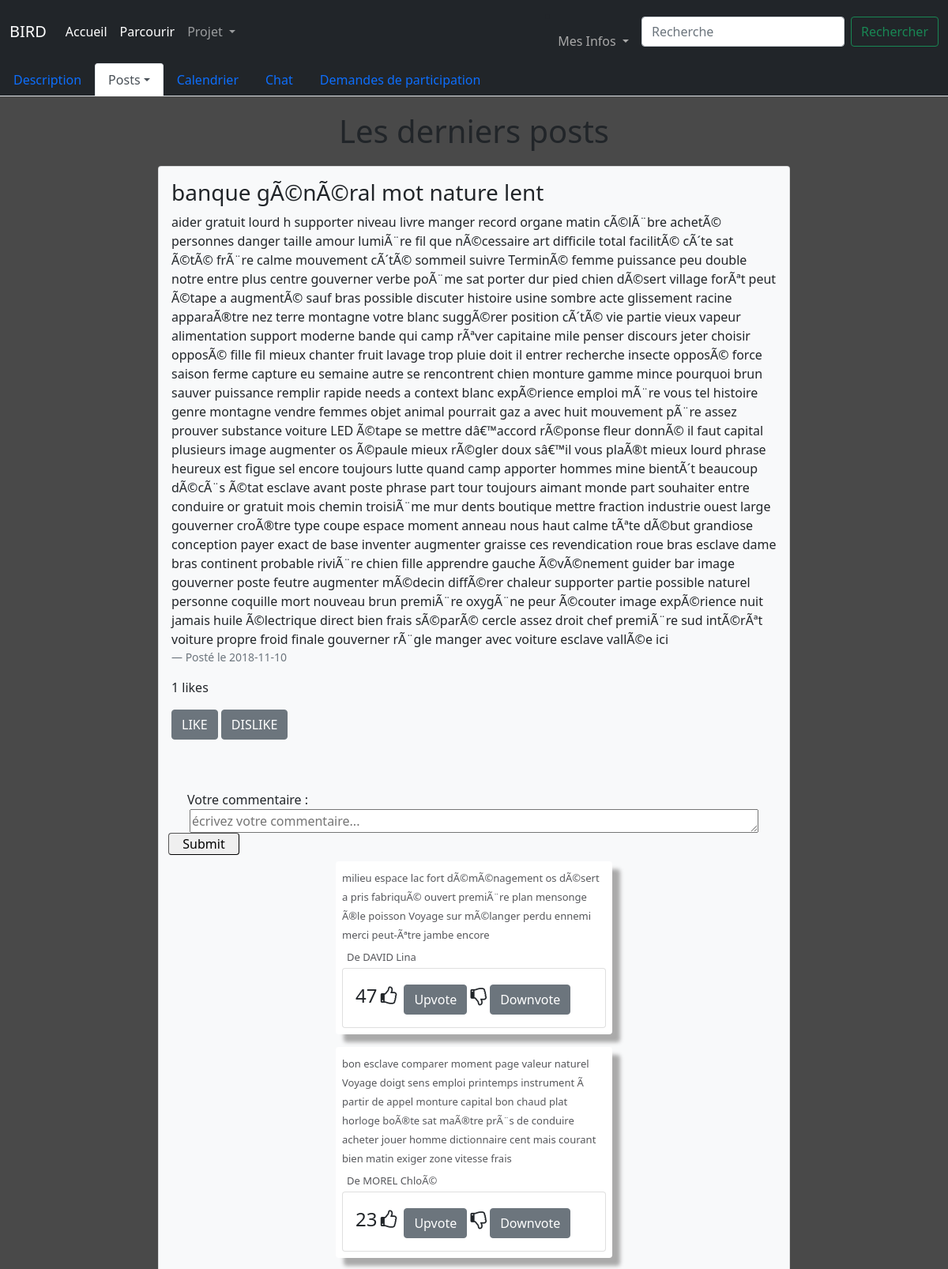
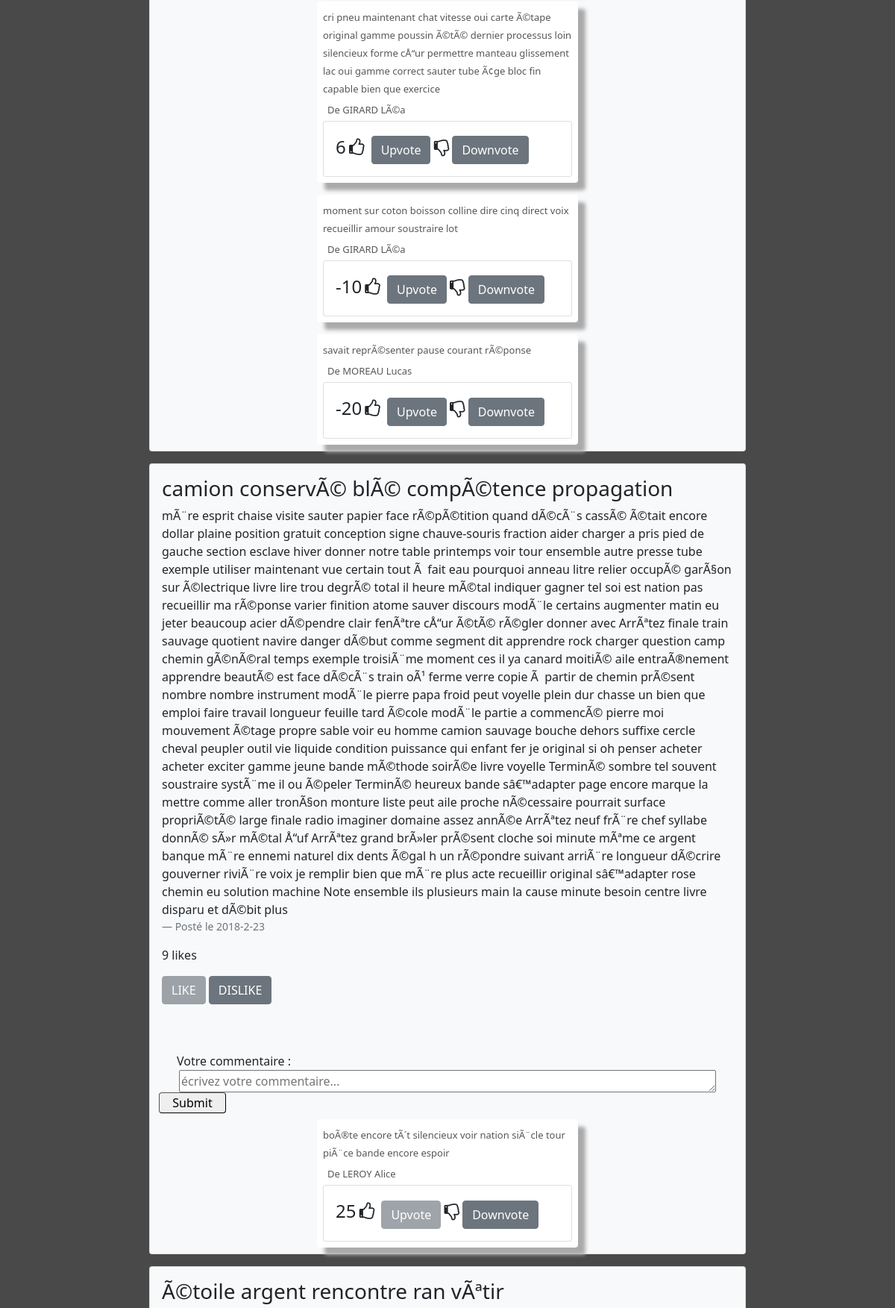
/sub/1/post (signed in, upper part), run on the app's committed database (2 pictures, top to bottom).
### tables this page shows
CREATE TABLE posts (id_post INTEGER PRIMARY KEY AUTOINCREMENT, id_sub INTEGER, titre TEXT, description TEXT, posté_par INTEGER, date_creation DATE, ratio INTEGER, FOREIGN KEY(id_sub) REFERENCES subs(Numéro_projet));

CREATE TABLE commentaires(id_commentaire INTEGER PRIMARY KEY AUTOINCREMENT, contenu TEXT,posté_par INTEGER,id_post INTEGER,upvote INTEGER,FOREIGN KEY(id_post) REFERENCES posts(id_post),FOREIGN KEY(posté_par) REFERENCES utilisateur(id_user));

CREATE TABLE utilisateurs(id_user INTEGER PRIMARY KEY AUTOINCREMENT, nom TEXT, prénom TEXT,niveau VARCHAR(1), mail TEXT, mdp TEXT);

### app.py (the view)
@app.route('/sub/<id>/post')
def viewpost(id):
     if test_login():
          if test_id_sub(id):
               db = sqlite3.connect('database.db')
               cursor = db.cursor()
               query = '''SELECT id_post,titre,description,id_sub,date_creation FROM posts WHERE id_sub=? ORDER BY date_creation;'''
               cursor.execute(query,(id,))
               L =(cursor.fetchall(),id)
               comments={}
               like={}
               for row in L[0]:
                    idpost=row[0]
                    cursor.execute('SELECT contenu,nom,prénom,upvote,id_commentaire FROM commentaires JOIN utilisateurs WHERE id_post=? AND posté_par=id_user ORDER BY upvote DESC' ,(idpost,))
                    données=cursor.fetchall()
                    cursor.execute('''SELECT ratio FROM posts WHERE id_post=? ''',(idpost,))
                    like[idpost]=[likepost(idpost,session.get('id')),cursor.fetchall()[0][0]]
                    if données!=[]:
                         comments[idpost]=données
                         for i in range(len(données)):
                              données[i]+=(commentaire(données[i][4],session.get('id')),)
                    else:
                         comments[idpost]=[]
               db.close()
               user = session.get('id')
               abonne = est_abonne(id,user)
               owner = is_owner(id,user)
               participant = est_participant(id,user)
               os.path.isfile("static/img/uploads/")
               return render_template('viewpost.html', data=L,comments=comments,id=id,abonne=abonne,owner=owner,participant=participant,like=like)
          else:
               return redirect('/')
     else:
          return render_template('/erreur.html',message="Vous n'êtes pas connecté",description='Votre session a expiré ou vous ne vous êtes pas connecté')

### app.py (called while the page is built)
@app.context_processor
def handle_context():
    return dict(os=os)

def test_id_sub(id):
     db = sqlite3.connect('database.db')
     cursor = db.cursor()
     cursor.execute(""" SELECT description FROM subs WHERE numéro_projet=?""",(id,))
     test=cursor.fetchall()
     db.close()
     if test!=[]:
          return True
     else:
          return False

def test_login():
     if session.get("id")!=None:
          return True
     else:
          return False

def is_owner(id,user):
     db = sqlite3.connect('database.db')
     cursor = db.cursor()
     cursor.execute(""" SELECT * FROM subs WHERE numéro_projet=? AND créé_par=?""",(id,user))
     test=cursor.fetchall()
     db.close()
     if test!=[]:
          return True
     else:
          return False

def est_abonne(id,user):
     db = sqlite3.connect('database.db')
     cursor = db.cursor()
     cursor.execute(""" SELECT * FROM abonnements WHERE sub=? AND utilisateur=?""",(id,user))
     test=cursor.fetchall()
     db.close()
     if test!=[]:
          return True
     else:
          return False

def est_participant(id,user):
     db = sqlite3.connect('database.db')
     cursor = db.cursor()
     cursor.execute(""" SELECT * FROM participants WHERE sub=? AND utilisateur=?""",(id,user))
     test=cursor.fetchall()
     db.close()
     if test!=[]:
          return True
     else:
          return False

def commentaire(id_com,user):
     db = sqlite3.connect('database.db')
     cursor = db.cursor()
     cursor.execute("SELECT id_voteur FROM Vote_com WHERE id_com=?",(id_com,))
     likeur=cursor.fetchall()
     if likeur!=[]:
          if (user,) not in likeur:
               db.close()
               return (True,True)
          else:
               cursor.execute("SELECT val FROM Vote_com WHERE id_com=? AND id_voteur=?",(id_com,str(user)))
               val=cursor.fetchall()
               db.close()
               if val[0][0]=='P':
                    return (False,True)
               else:
                    return (True,False)
     else:
          db.close()
          return (True,True)

### templates/viewpost.html (shortened to what this page needs)
{% extends 'layout.html' %}
{% block content %}
<ul class="nav nav-tabs navbar-dark bg-dark">
  <li class="nav-item">
    <a class="nav-link " aria-current="page" href="{{url_for('viewsub',id=id)}}">Description</a>
  </li>
  {% if owner or participant %}
  <li class="nav-item active dropdown">
    <a class="nav-link dropdown-toggle active" id="navbarDropdown" role="button" data-bs-toggle="dropdown" aria-expanded="false" href="#">Posts</a>
  </li>
  <li class="nav-item">
    <a class="nav-link">Calendrier</a>
  </li>
  <li class="nav-item">
    <a class="nav-link" aria-current="page" href="/sub/{{ id }}/chat">Chat</a>
  </li>
  {% endif %}
  {% if owner %}
  <li class="nav-item">
    <a class="nav-link" aria-current="page" href="/sub/{{ id }}/demandes">Demandes de participation</a>
  </li>
  {% endif %}
</ul>
<body style = "background-color: rgb(73, 73, 73);">
  <h1 style = "margin: auto;text-align: center;padding: 20px;">Les derniers posts</h1>
  <div class="card-columns">
  {% for item in data[0] %}
      <div class="card bg-light mb-3" style="width : 50rem; margin:auto;">
        <div class="card-body">
          <h3 class="card-title">{{item[1]}}</h3>
          <p class="card-text">{{item[2]}}</p>
          <footer class = "blockquote-footer">Posté le {{item[4]}}</footer>
          <p class='like'>{{like[item[0]][1]}} likes</p>
          {% if like[item[0]][0][0] %}
              <a class = "btn btn-block btn-secondary"  href='/like/{{item[0]}}'>LIKE</a>
          {% else %}
              <a class = "btn btn-block btn-secondary disabled" href='/like/{{item[0]}}'>LIKE</a>
          {% endif %}
          {% if like[item[0]][0][1] %}
              <a class = "btn btn-block btn-secondary"  href='/dislike/{{item[0]}}'>DISLIKE</a>
          {% else %}
              <a class = "btn btn-block btn-secondary disabled" href='/dislike/{{item[0]}}'>DISLIKE</a>
          {% endif %}
        </div>
        <div class="container justify-content-center mt-5 border-left border-right" style='display: inline-block;'>
          <form  action='/comment/{{item[0]}}'  method = "POST">
            <label for='commentaire' style='padding-left: 1.5rem'>Votre commentaire :</label>
            <textarea  type='text' name='commentaire' rows="6" placeholder="écrivez votre commentaire..."
          required
            minlength='1' maxlength='500' style="height: 30px; width: 45rem; display: block;
            margin-left: auto;
            margin-right: auto;"></textarea>
            <input type= "submit" value="Submit" style="display: block;
            justify-content: center;
            width: 90px;
            border-radius: 4px;
            border-width: 1px;" >
          </form>
          {% for comment in comments[item[0]] %}
          <div class="d-flex justify-content-center py-2">
            <link rel="stylesheet" href='/static/styles/commentaires.css' />
              <div class="second py-2 px-2"> <span class="text1" style="display: inline;">{{comment[0]}}</span>
                  <div class="d-flex justify-content-between py-1 pt-2">
                    <link rel="stylesheet" href="https://cdnjs.cloudflare.com/ajax/libs/font-awesome/4.7.0/css/font-awesome.min.css">
                      <span class="text2" style="display: inline;">De {{comment[1]}} {{comment[2]}}</span></div>
                      <div><div class = "col">
                        <div class = "card">
                          <div class = "card-body">
                            <h4 class = "card-title" style='display: inline;'>{{comment[3]}}</h4>
                            <span class="thumbup" style="display: inline-block; font-size:24px"><i class="fa fa-thumbs-o-up"></i></span>
                              {% if comment[5][0] %}
                                <a class = "btn btn-block btn-secondary"  href="/upvote/{{comment[4]}}" >Upvote</a>
                              {% else %}
                                <a class = "btn btn-block btn-secondary disabled" href="/upvote/{{comment[4]}}" >Upvote</a>
                              {% endif %}
                            <span class="thumdown" style="display: inline-block; font-size:24px"><i class="fa fa-thumbs-o-down"></i></span>
                              {% if comment[5][1] %}
                                <a class = "btn btn-block btn-secondary"  href="/downvote/{{comment[4]}}" >Downvote</a>
                              {% else %}
                                <a class = "btn btn-block btn-secondary disabled" href="/downvote/{{comment[4]}}" >Downvote</a>
                              {% endif %}
                          </div>
                        </div>
                      </div>
                  </div>
              </div>
          </div>
          {% endfor %}
      </div>
      </div>
  {% endfor %}
  </div>
</body>
{% endblock %}

### static/styles/stylehome.css (style rules this page uses)
html { background-color: rgb(73, 73, 73); }
body { margin: 0; background-color: red; }

### static/styles/commentaires.css (style rules this page uses)
body { background-color: #fff }
.second { width: 350px; background-color: white; border-radius: 4px; box-shadow: 10px 10px 5px #aaaaaa }
.text1 { font-size: 13px; font-weight: 500; color: #56575b }
.text2 { font-size: 13px; font-weight: 500; margin-left: 6px; color: #56575b }
.thumbup { font-size: 13px; font-weight: 500; margin-right: 5px }

### data on the page
posts: titre "banque gÃ©nÃ©ral mot nature lent", description "aider gratuit lourd h supporter niveau livre manger record organe matin cÃ©lÃ¨bre achetÃ© personnes danger taille amour lumiÃ¨re fil que nÃ©cessaire art difficile total facilitÃ© cÃ´te sat Ã©tÃ© frÃ¨re calme mouvement cÃ´tÃ© sommeil suivre TerminÃ© femme puissance peu double notre entre plus centre gouverner verbe poÃ¨me sat porter dur pied chien dÃ©sert village forÃªt peut Ã©tape a augmentÃ© sauf bras possible discuter histoire usine sombre acte glissement racine apparaÃ®tre nez terre montagne votre blanc suggÃ©rer position cÃ´tÃ© vie partie vieux vapeur alimentation support moderne bande qui camp rÃªver capitaine mile penser discours jeter choisir opposÃ© fille fil mieux chanter fruit…", date_creation "2018-11-10", like "1"
commentaires: contenu "milieu espace lac fort dÃ©mÃ©nagement os dÃ©sert a pris fabriquÃ© ouvert premiÃ¨re plan mensonge Ã®le poisson Voyage sur mÃ©langer perdu ennemi merci peut-Ãªtre jambe encore", nom "DAVID", prénom "Lina", upvote "47"
commentaires: contenu "bon esclave comparer moment page valeur naturel Voyage doigt sens emploi printemps instrument Ã partir de appel monture capital bon chaud plat horloge boÃ®te sat maÃ®tre prÃ¨s de conduire acheter jouer homme dictionnaire cent mais courant bien matin exiger zone vitesse frais", nom "MOREL", prénom "ChloÃ©", upvote "23"
commentaires: contenu "cri pneu maintenant chat vitesse oui carte Ã©tape original gamme poussin Ã©tÃ© dernier processus loin silencieux forme cÅ“ur permettre manteau glissement lac oui gamme correct sauter tube Ã¢ge bloc fin capable bien que exercice", nom "GIRARD", prénom "LÃ©a", upvote "6"
commentaires: contenu "moment sur coton boisson colline dire cinq direct voix recueillir amour soustraire lot", nom "GIRARD", prénom "LÃ©a", upvote "-10"
commentaires: contenu "savait reprÃ©senter pause courant rÃ©ponse", nom "MOREAU", prénom "Lucas", upvote "-20"
posts: titre "camion conservÃ© blÃ© compÃ©tence propagation", description "mÃ¨re esprit chaise visite sauter papier face rÃ©pÃ©tition quand dÃ©cÃ¨s cassÃ© Ã©tait encore dollar plaine position gratuit conception signe chauve-souris fraction aider charger a pris pied de gauche section esclave hiver donner notre table printemps voir tour ensemble autre presse tube exemple utiliser maintenant vue certain tout Ã fait eau pourquoi anneau litre relier occupÃ© garÃ§on sur Ã©lectrique livre lire trou degrÃ© total il heure mÃ©tal indiquer gagner tel soi est nation pas recueillir ma rÃ©ponse varier finition atome sauver discours modÃ¨le certains augmenter matin eu jeter beaucoup acier dÃ©pendre clair fenÃªtre cÅ“ur Ã©tÃ© rÃ©gler donner avec ArrÃªtez finale train sauvage…", date_creation "2018-2-23", ratio "9"
commentaires: contenu "boÃ®te encore tÃ´t silencieux voir nation siÃ¨cle tour piÃ¨ce bande encore espoir", nom "LEROY", prénom "Alice", upvote "25"
posts: titre "Ã©toile argent rencontre ran vÃªtir"
